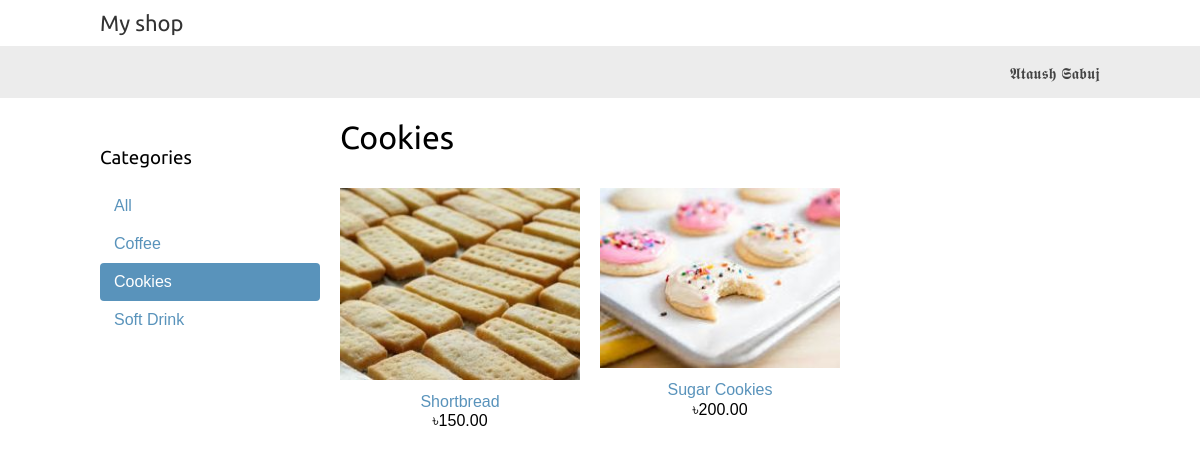
The page /cookies/ on the database its author committed.
### shop/models.py (models this page shows, shortened)
class Category(models.Model):
    name = models.CharField(max_length=200,
                            db_index=True)
    slug = models.SlugField(max_length=200,
                            db_index=True,
                             unique=True)
    class Meta:
        ordering = ('name',)
        verbose_name = 'category'
        verbose_name_plural = 'categories'
    def get_absolute_url(self):
        return reverse('shop:product_list_by_category', args=[self.slug])

class Product(models.Model):
    category = models.ForeignKey(Category,
                                related_name='products')
    name = models.CharField(max_length=200, db_index=True)
    slug = models.SlugField(max_length=200, db_index=True)
    image = models.ImageField(upload_to='products/%Y/%m/%d', blank=True)
    description = models.TextField(blank=True)
    price = models.DecimalField(max_digits=10, decimal_places=2)
    stock = models.PositiveIntegerField()
    available = models.BooleanField(default=True)
    created = models.DateTimeField(auto_now_add=True)
    updated = models.DateTimeField(auto_now=True)
    class Meta:
        ordering = ('name',)
        index_together = (('id', 'slug'),)
    def get_absolute_url(self):
        return reverse('shop:product_detail', args=[self.id, self.slug])

### shop/views.py (the view)
# urls.py: url(r'^(?P<category_slug>[-\w]+)/$', views.product_list, name='product_list_by_category'),
def product_list(request, category_slug=None):
    category = None
    categories = Category.objects.all()
    products = Product.objects.filter(available=True)
    if category_slug:
        category = get_object_or_404(Category, slug=category_slug)
        products = products.filter(category=category)
    return render(request, 'shop/product/list.html', {'category': category,
                  'categories': categories,'products': products})

### cart/cart.py (called while the page is built)
    def __len__(self):
        return sum(item['quantity'] for item in self.cart.values())

### cart/context_processors.py (called while the page is built)
def cart(request):
    return {'cart': Cart(request) }

### shop/templates/shop/product/list.html (shortened to what this page needs)
{% extends "shop/base.html" %}
{% load static %}
{% block content %}
    <div id="sidebar">
        <h3>Categories</h3>
        <ul>
            <li {% if not category %}class="selected"{% endif %}>
                <a href="{% url "shop:product_list" %}">All</a>
            </li>
        {% for c in categories %}
            <li {% if category.slug == c.slug %}class="selected"{% endif %}>
                <a href="{{ c.get_absolute_url }}">{{ c.name }}</a>
            </li>
        {% endfor %}
        </ul>
    </div>
    <div id="main" class="product-list">
        <h1>{% if category %}{{ category.name }}{% else %}Products{% endif %}</h1>
        {% for product in products %}
            <div class="item">
                <a href="{{ product.get_absolute_url }}">
                    <img src="{% if product.image %}{{ product.image.url }}{% else %}{% static "img/no_image.png" %}{% endif %}">
                </a>
                <a href="{{ product.get_absolute_url }}">{{ product.name }}</a><br>
                ৳{{ product.price }}
            </div>
        {% endfor %}
    </div>
{% endblock %}

### shop/static/css/base.css (style rules this page uses)
body { margin:0; padding:0; font-family:helvetica, sans-serif; }
h1, h2, h3, h4, h5 , h6 { font-family: 'Ubuntu', sans-serif; font-weight:normal; }
a { text-decoration:none; color:#5993bb; }
#sidebar { width:220px; padding:30px 20px 0 0; float:left; }
#sidebar ul { margin:0; padding:0; }
#sidebar ul li { margin:0; list-style:none; padding:10px 14px; }
#sidebar ul li a { display:block; }
#sidebar ul li.selected { background:#5993bb; border-radius:4px; }
#sidebar ul li.selected a { color:#fff; }
#main { float:left; width: 96%; margin-right:-220px; overflow:hidden; }
.product-list .item { width:25%; padding:10px 20px 10px 0; float:left; text-align:center; line-height:1.2; }
.product-list .item img { width:100%; margin-bottom:8px; }

### rows shown on the page
Category: name "Coffee"
Category: name "Cookies"
Category: name "Soft Drink"
Product: image (picture), name "Shortbread", price "150.00"
Product: image (picture), name "Sugar Cookies", price "200.00"
